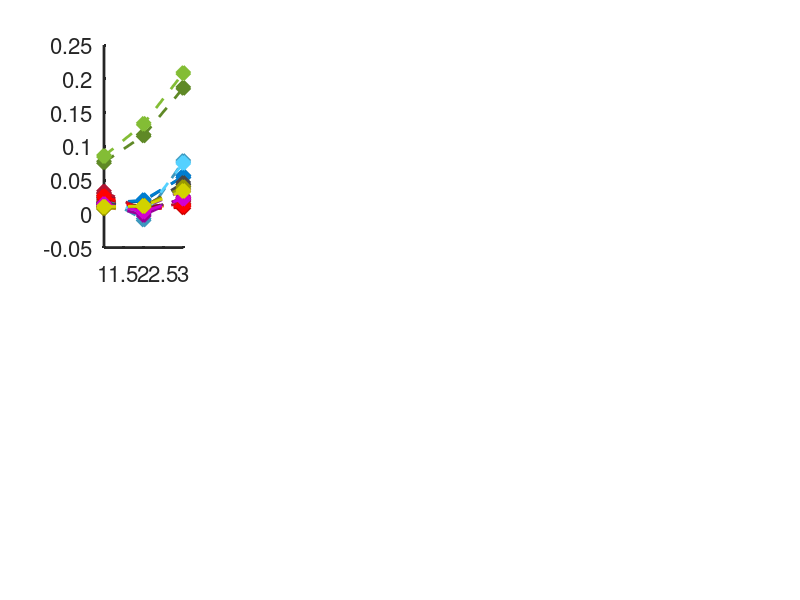
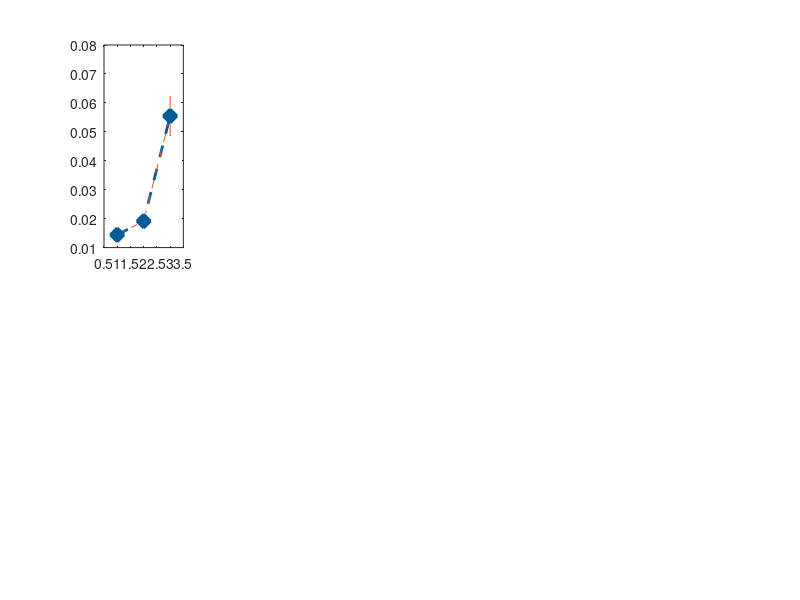

Source code (MATLAB) for these figures, in order: (Note: this script raises an error after producing the figures.)

addpath(genpath('../../../Helpers'))

load RawMFCorrs.mat
ngood = size(MeanRawMFCorrs,3);

JiangPSPs = [0.34 -0.48 ; 1.6 -0.68]; % Pyr/BC, mV
JiangConnProbs = [0.018 0.352; 0.186  0.468]; %  Pyr/BC

JiangN = [112 213; 211 359];

PSPste = [.08 .05; .23 .18] ./ sqrt(JiangN); % Assuming table S6 in Jiang has /pm 1 std...
ConnProbste = JiangConnProbs .* (1 - JiangConnProbs) ./ sqrt(JiangN); % w/ ER assumption

nTrials = 1e1;
p = zeros(nTrials,1);

TrialPSPs = zeros(2,2,nTrials);
TrialConnProbss = zeros(2,2,nTrials);

% plotx * ploty must be > nTrials
plotx = 2;
ploty = 5;

%%
downColSep = 0.8;
upColSep = 1.1;

BasicColor = {[0    0.4470    0.7410], ...
              [0.8500    0.3250    0.0980], ...
              [0.9290    0.6940    0.1250], ...
              [0.4940    0.1840    0.5560], ...
              [0.4660    0.6740    0.1880], ...
              [0.3010    0.7450    0.9330], ...
              [0.6350    0.0780    0.1840], ...
              [0.2500    0.2500    0.2500], ...
              [ 1.0000         0         0], ...
              [ 0.7500         0    0.7500], ...
              [ 0.7500    0.7500         0]};


Colors = cell(ngood,1);
for i=1:2:ngood % assume divisible by two
    Colors{i} = BasicColor{floor((i-1)/2)+1} * downColSep;
    Colors{i+1} = min(BasicColor{floor((i-1)/2)+1} * upColSep,1);
end


%%
for m=1:nTrials
    % Data from V1 L2/3
    TrialPSPs(:,:,m) = JiangPSPs + PSPste .* randn(2,2); % Each estimate has added Gaussian noise
    TrialConnProbss(:,:,m) = JiangConnProbs + ConnProbste .* randn(2,2);

    KBar_Est = TrialPSPs(:,:,m) .* TrialConnProbss(:,:,m);
    Q = [0.8 0; 0 0.2]; % holding this fixed...

    MeanRxBar_Est = cell(ngood,1);
    SteRxBar_Est = cell(ngood,1);
    for i=1:ngood
         MeanRxBar_Est{i} = KBar_Est * Q * MeanRawMFCorrs(:,:,i) * Q * KBar_Est';
         SteRxBar_Est{i} = sqrt(KBar_Est.^2 * Q.^2 * SteRawMFCorrs(:,:,i).^2 * Q.^2 * KBar_Est'.^2);
    end


    %% Normalize by Arithmetic Mean
    arithmMean = zeros(ngood,1);
    aHatMean = zeros(ngood,1);
    bHatMean = zeros(ngood,1);
    cHatMean = zeros(ngood,1);

    aHatSte = zeros(ngood,1);
    bHatSte = zeros(ngood,1);
    cHatSte = zeros(ngood,1);

    for i=1:ngood
        arithmMean(i) = mean([MeanRxBar_Est{i}(1,1) MeanRxBar_Est{i}(1,2) MeanRxBar_Est{i}(2,2)]);

        aHatMean(i) = MeanRxBar_Est{i}(1,1) / arithmMean(i);
        bHatMean(i) = MeanRxBar_Est{i}(2,2) / arithmMean(i);
        cHatMean(i) = MeanRxBar_Est{i}(1,2) / arithmMean(i);

        aHatSte(i) = SteRxBar_Est{i}(1,1) / arithmMean(i);
        bHatSte(i) = SteRxBar_Est{i}(2,2) / arithmMean(i);
        cHatSte(i) = SteRxBar_Est{i}(1,2) / arithmMean(i);
    end


    %% MF Corrs
    lw = 2;
    fs = 16;
    ms = 10;

    figure(1)
    subplot(plotx,ploty,m)
    for i=1:ngood
        meanPlotForm = [MeanRawMFCorrs(1,1,i) MeanRawMFCorrs(1,2,i) MeanRawMFCorrs(2,2,i)];

         plot([1 2 3], meanPlotForm, 'o--', 'marker','d', 'color',Colors{i}, 'markerfacecolor',Colors{i}, ...
                     'linewidth',lw, 'markersize',ms)
        hold on
    end
    box off
    set(gca,'linewidth',lw)
    set(gca,'fontsize',fs)


    %% MF Corrs - With errorbars
    lw = 2;
    fs = 16;
    ms = 10;

    figure(2)
    subplot(plotx,ploty,m)
    for i=1:ngood
        meanPlotForm = [MeanRawMFCorrs(1,1,i) MeanRawMFCorrs(1,2,i) MeanRawMFCorrs(2,2,i)];
        stePlotForm = [SteRawMFCorrs(1,1,i) SteRawMFCorrs(1,2,i) SteRawMFCorrs(2,2,i)];

         plot([1 2 3], meanPlotForm, 'o--', 'marker','d', 'color',Colors{i}, 'markerfacecolor',Colors{i}, ...
                     'linewidth',lw, 'markersize',ms)
        hold on

        errorbar([1 2 3], meanPlotForm,stePlotForm, '--', 'color',Colors{i},'linewidth',lw)
    end
    box off
    set(gca,'linewidth',lw)
    set(gca,'fontsize',fs)



    %% MF External Covs
    lw = 2;
    fs = 16;
    ms = 10;

    figure(3)
    subplot(plotx,ploty,m)
    for i=1:ngood
        meanPlotForm = [aHatMean(i) cHatMean(i) bHatMean(i)];
         plot([1 2 3], meanPlotForm, 'o--', 'marker','d', 'color',Colors{i}, 'markerfacecolor',Colors{i}, ...
                     'linewidth',lw, 'markersize',ms)
        hold on
    end
    box off
    set(gca,'linewidth',lw)
    set(gca,'fontsize',fs)


    %% MF External Covs - With errorbars
    lw = 2;
    fs = 16;
    ms = 10;

    figure(4)
    subplot(plotx,ploty,m)
    for i=1:ngood
        meanPlotForm = [aHatMean(i) cHatMean(i) bHatMean(i)];
        stePlotForm = [aHatSte(i) cHatSte(i) bHatSte(i)];

         plot([1 2 3], meanPlotForm, 'o--', 'marker','d', 'color',Colors{i}, 'markerfacecolor',Colors{i}, ...
                     'linewidth',lw, 'markersize',ms)
        hold on

        errorbar([1 2 3], meanPlotForm,stePlotForm, '--','color',Colors{i},'linewidth',lw)
    end
    box off
    set(gca,'linewidth',lw)
    set(gca,'fontsize',fs)


    %% Low-rank Figure
    lw = 2;
    fs = 16;
    ms = 30;

    figure(5)
    subplot(plotx,ploty,m)
    for i=1:ngood
        plot(aHatMean(i)*bHatMean(i),cHatMean(i)^2,'k.', 'markersize',ms, 'color',Colors{i})
        hold on
    end
    plot(0:2,0:2,'k--', 'linewidth',lw)
    set(gca,'fontsize',fs)
    set(gca,'linewidth',lw)
    box off


    %%
    [nullRejected,p(m),ci,stats] = ttest2(aHatMean.*bHatMean,cHatMean.^2, 'Vartype','unequal')
    %[nullRejected,p,ci,stats] = ttest2(aHat.*bHat,cHat.^2)

    % H0: Means are equal
    % nullRejected = 0 implies could not reject at 5%; system is rank 1
    % nullRejected = 1 implies deviations are strong enough to claim system is rank 2
end
 

figure
histogram(p)
title('Density of $p$-vals','interpreter','latex')
set(gca,'fontsize',fs,'linewidth',lw)
box off

